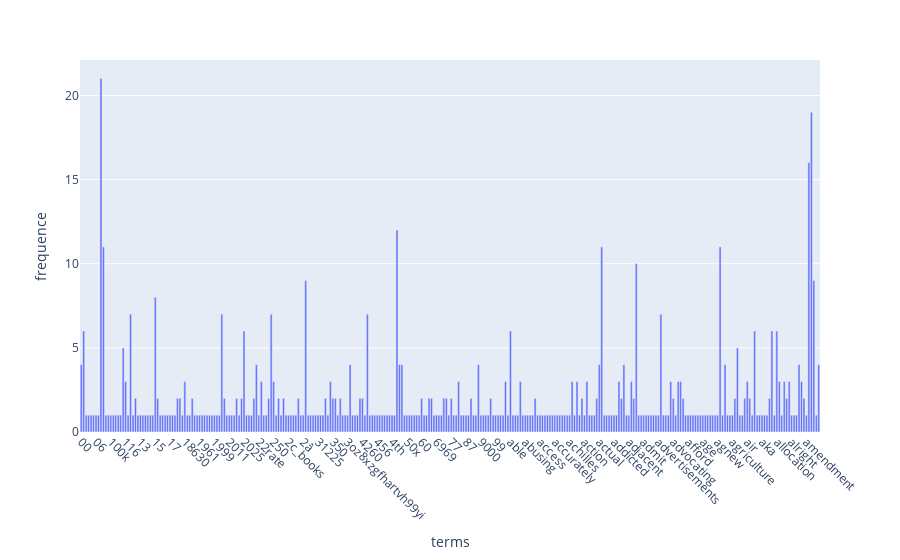

Notebook source saved alongside this figure:
### Code cell
draw_to=pd.DataFrame({"terms":count_vect.get_feature_names_out()[:300],
                "frequence":term_frequencies[:300]})
g=px.bar(draw_to,x="terms",y="frequence")
g.update_traces(textposition="outside")
g.update_layout(xaxis_tickangle=45)
g.show()

### Figure 1 — Plotly figure (JSON) as saved in the notebook; plotly's stock layout.template omitted (floating-point values rounded to 4 significant figures; data arrays with more than 128 entries replaced by an {"elided": "..."} marker saying what was removed)
{"data": [{"hovertemplate": "terms=%{x}<br>frequence=%{y}<extra></extra>", "legendgroup": "", "marker": {"color": "#636efa", "pattern": {"shape": ""}}, "name": "", "orientation": "v", "showlegend": false, "textposition": "outside", "type": "bar", "x": {"elided": "300 str values"}, "xaxis": "x", "y": {"elided": "300 int values"}, "yaxis": "y"}], "layout": {"barmode": "relative", "legend": {"tracegroupgap": 0}, "margin": {"t": 60}, "xaxis": {"anchor": "y", "domain": [0, 1], "tickangle": 45, "title": {"text": "terms"}}, "yaxis": {"anchor": "x", "domain": [0, 1], "title": {"text": "frequence"}}}}
